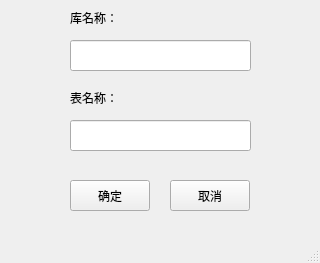
<?xml version="1.0" encoding="UTF-8"?>
<ui version="4.0">
 <class>TBL_DeleteWindow</class>
 <widget class="QMainWindow" name="TBL_DeleteWindow">
  <property name="geometry">
   <rect>
    <x>0</x>
    <y>0</y>
    <width>320</width>
    <height>263</height>
   </rect>
  </property>
  <property name="windowTitle">
   <string>MainWindow</string>
  </property>
  <widget class="QWidget" name="centralwidget">
   <widget class="QLabel" name="label">
    <property name="geometry">
     <rect>
      <x>70</x>
      <y>90</y>
      <width>171</width>
      <height>16</height>
     </rect>
    </property>
    <property name="text">
     <string>表名称：</string>
    </property>
   </widget>
   <widget class="QLineEdit" name="lineEdit">
    <property name="geometry">
     <rect>
      <x>70</x>
      <y>120</y>
      <width>181</width>
      <height>31</height>
     </rect>
    </property>
   </widget>
   <widget class="QPushButton" name="confirmButton">
    <property name="geometry">
     <rect>
      <x>70</x>
      <y>180</y>
      <width>80</width>
      <height>31</height>
     </rect>
    </property>
    <property name="text">
     <string>确定</string>
    </property>
   </widget>
   <widget class="QPushButton" name="cancelButton">
    <property name="geometry">
     <rect>
      <x>170</x>
      <y>180</y>
      <width>80</width>
      <height>31</height>
     </rect>
    </property>
    <property name="text">
     <string>取消</string>
    </property>
   </widget>
   <widget class="QLabel" name="label_2">
    <property name="geometry">
     <rect>
      <x>70</x>
      <y>10</y>
      <width>171</width>
      <height>16</height>
     </rect>
    </property>
    <property name="text">
     <string>库名称：</string>
    </property>
   </widget>
   <widget class="QLineEdit" name="lineEdit_2">
    <property name="geometry">
     <rect>
      <x>70</x>
      <y>40</y>
      <width>181</width>
      <height>31</height>
     </rect>
    </property>
   </widget>
  </widget>
  <widget class="QMenuBar" name="menubar">
   <property name="geometry">
    <rect>
     <x>0</x>
     <y>0</y>
     <width>320</width>
     <height>22</height>
    </rect>
   </property>
  </widget>
  <widget class="QStatusBar" name="statusbar"/>
 </widget>
 <resources/>
 <connections/>
</ui>
